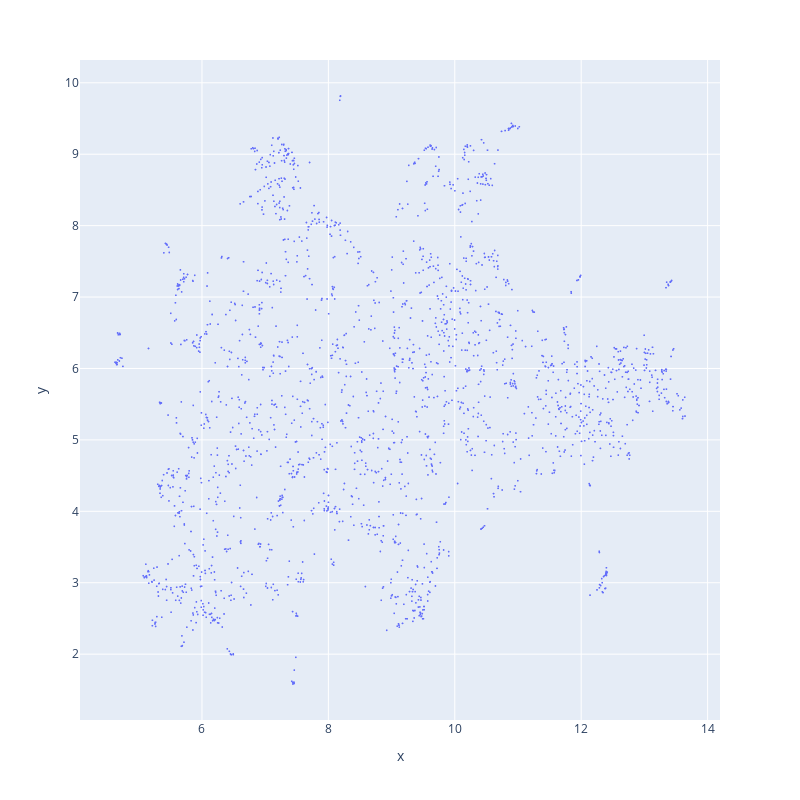

This figure's notebook cell:
### Markdown cell above
## Dimensinality Reduction

### Code cell
uembs = UMAP(n_neighbors=20, min_dist=0.1).fit_transform(embs)

print(uembs.shape)

fig = px.scatter(x=uembs[:,0], y=uembs[:,1])

fig.update_layout(width=800, height=800)
fig.update_traces(marker=dict(size=2))

# plotting to show how the embeddings are when just dimensionality reduction is used
fig_show_save(fig, "umap-scatter")

### Figure 1 — Plotly figure (JSON) as saved in the notebook; plotly's stock layout.template omitted (floating-point values rounded to 4 significant figures; data arrays with more than 128 entries replaced by an {"elided": "..."} marker saying what was removed)
{"data": [{"hovertemplate": "x=%{x}<br>y=%{y}<extra></extra>", "legendgroup": "", "marker": {"color": "#636efa", "size": 2, "symbol": "circle"}, "mode": "markers", "name": "", "showlegend": false, "type": "scattergl", "x": {"elided": "2047 float values"}, "xaxis": "x", "y": {"elided": "2047 float values"}, "yaxis": "y"}], "layout": {"height": 800, "legend": {"tracegroupgap": 0}, "margin": {"t": 60}, "width": 800, "xaxis": {"anchor": "y", "domain": [0, 1], "title": {"text": "x"}}, "yaxis": {"anchor": "x", "domain": [0, 1], "title": {"text": "y"}}}}
